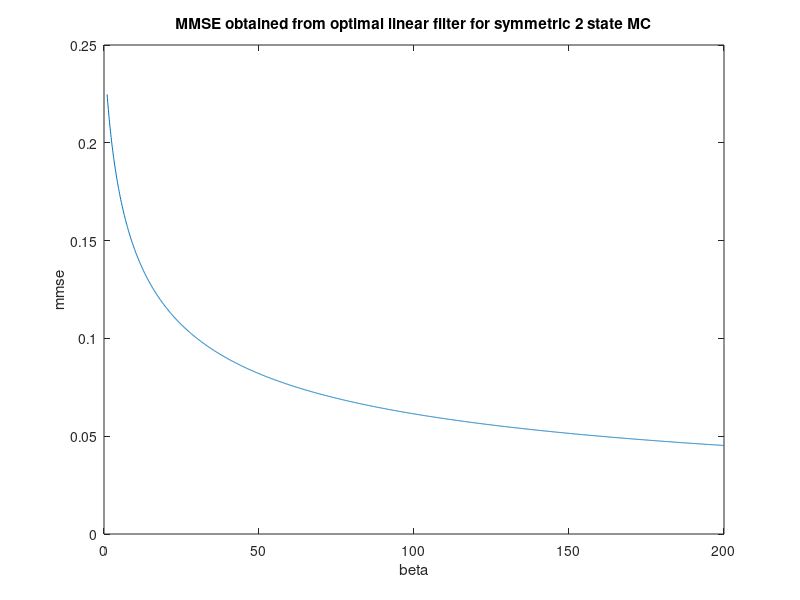

Here is the MATLAB script that generated this plot:
% Notes - currently there are errors with this code <---------------------

% Calculation of linear MMSE for on-off modulated light
clear all
clc
close all

% Set main parameters
k = 1/2000;
beta = 1:0.1:200;
alpha = k*beta;

% Initialise storage variables
y = zeros(size(alpha));
t = 10000;

% Loop across parameters and calculate trajectory of covariance function y
for j = 1:length(alpha)
    a = 2*alpha(j)*k;
    b = 4*k;
    c = 1 + (b^2)/(4*a);
    d = b/(2*a);
    G = atanh(sqrt(a/c)*(1/(4*k) + d));
    y(j) = sqrt(c/a)*tanh(sqrt(c/a)*a*t + G) - d;
end

% Obtain normalised mmse and the mmse for the rate process
mmse = k*y;
mmse_lam = (alpha.*alpha).*mmse;

% Plot results across beta
figure;
plot(beta, mmse);
xlabel('beta');
ylabel('mmse');
title('MMSE obtained from optimal linear filter for symmetric 2 state MC');